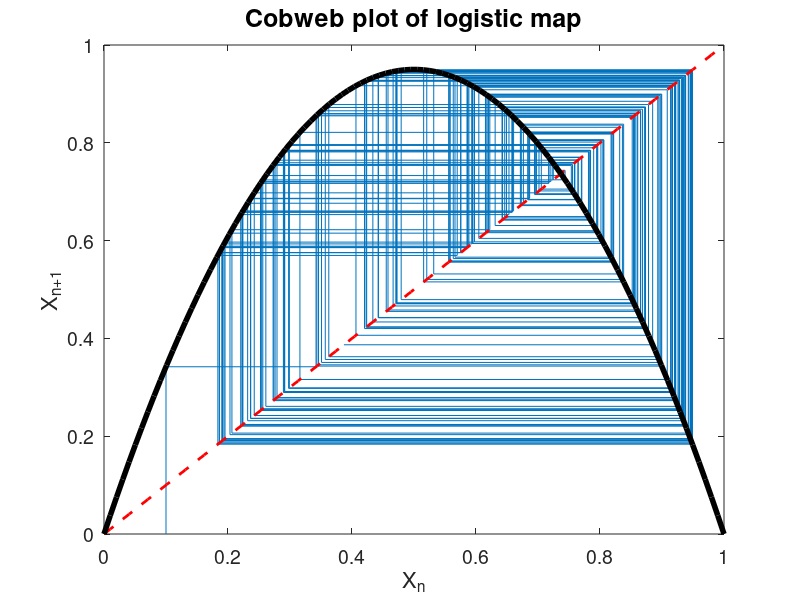
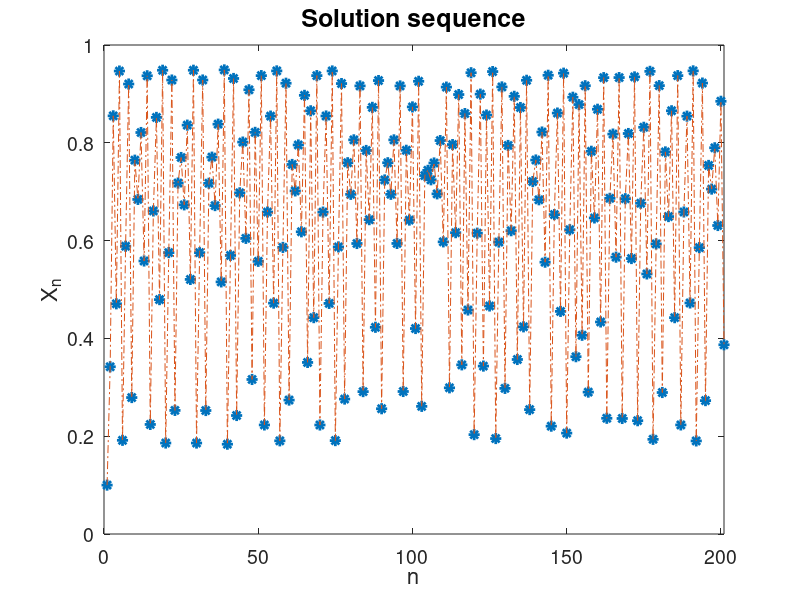

Here is the MATLAB script that generated these plots, in order:
%log_cobweb.m
%This is a script to iterate the logistic map for various parameter values
%You should only need to edit the first block of code

%This controls how many iterations you compute
N = 200;
%this is the inital value of the model
x0 = 0.1;
%And the parameter
r =3.8;

%SHOULD NOT NEED TO EDIT ANYTHING AFTER THIS

mapping = @(x) r.*x.*(1-x); %Logistic map defined as inline funct.

%getting ready to run simulations
y = [x0;x0];
z = linspace(0,1,100);
fz = mapping(z);
x = x0;
xz = [x];

%We now run forward in time until 'N'
for j = 1:N
    
    %Apply the map to our variable
    f = mapping(x);
    %Get ready for next step
    x = f;
    %add the value to 'xz' for plot #2
    xz = [xz;x];
    %Add the value to 'y' for plot #1
    y = [y;x;x];
    
end

%Here we plot the function, the line x=y, and our cobweb
figure(1)
plot(y(1:2*N+1),[0;y(3:2*N+2)],z,z,'r--', 'LineWidth',2)
hold on
plot(z,fz,'k','LineWidth',4)
hold off
set(gca,'FontSize',14)
set(gca,'YTick',[0,0.2,0.4,0.6,0.8,1])
title('Cobweb plot of logistic map','FontSize',18)
xlabel('X_n','Fontsize',16)
ylabel('X_{n+1}','Fontsize',16)

%Here we will plot the time sequence of our solution
figure(2)
plot(xz,'*','MarkerSize',8,'LineWidth',2)
hold on
plot(xz,'-.','LineWidth',0.5)
hold off
set(gca,'FontSize',14)
set(gca,'YTick',[0,0.2,0.4,0.6,0.8,1])
title('Solution sequence','FontSize',18)
xlabel('n','Fontsize',16)
ylabel('X_n','Fontsize',16)
ylim([0 1])
xlim([0 N+1])